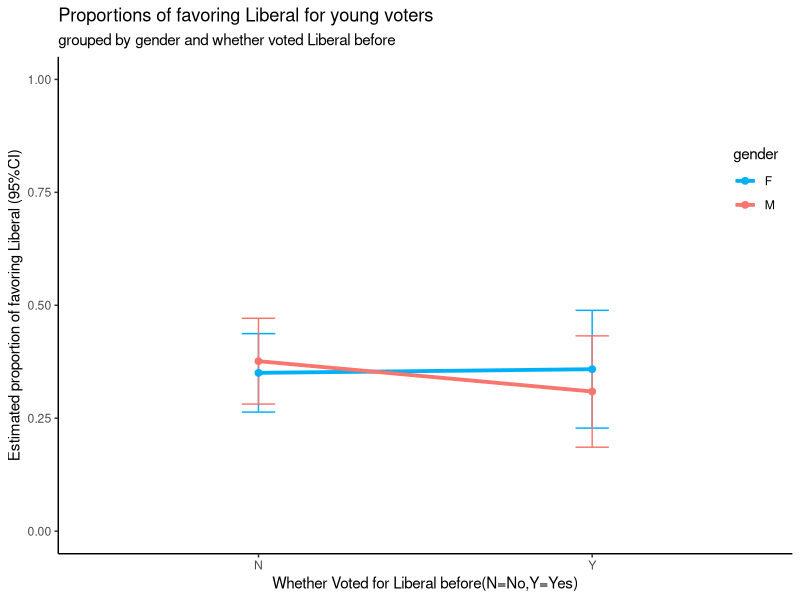
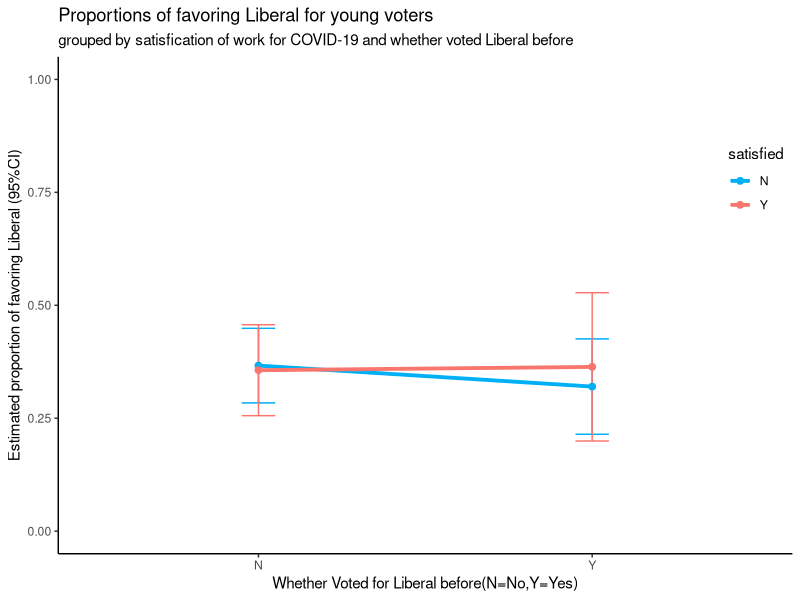

R code for these plots, in order:
## ---- chunk 1
knitr::opts_chunk$set(echo = FALSE, warning = FALSE, message = FALSE)
## ---- chunk 2
#simulation codes
set.seed(0)
#population size
N <-  500000
#simulate for population features
gender <- sample(c("F","M","NULL"), N, replace = TRUE, prob = c(0.5,0.45,0.05))
age <- round(rnorm(N, mean = 20, sd = 8))
satisfy <- sample(1:5, N, replace = TRUE, prob = c(0.15,0.25,0.3,0.25,0.15))
voted <- sample(c("Y","N","NULL"), N, replace = TRUE, prob = c(0.3,0.65,0.05))
#the choice of party, the same order as the question in the survey
choice <- sample(c("L","C","N","G","P","B","O"), N, replace = TRUE,
                  prob = c(0.35,0.28,0.18,0.08,0.06,0.04,0.01))
likely <- sample(1:5, N, replace = TRUE, prob = c(0.15,0.25,0.3,0.25,0.15))
#population simulated data
pop <- data.frame(gender,age,satisfy,voted,choice,likely)

#SRSWOR
id <- 1:N
n <- 1000 #sample size
#SRSWOR sampling
ids <- sample(1:N,n,replace = FALSE)
#the simulated survey SRSWOR sample
samp <- pop[ids, ]
## ---- chunk 3
#the cleaning of data
library(dplyr)
#extract samples of young voters 18-25 and has gender, voted answers
#also convert satisfication score to a binary outcome No or Yes, No = <= 3, Yes = >=4
data <- samp %>% mutate(satisfied = ifelse(satisfy < 4, "N", "Y")) %>%
         filter(18 <= age & age <= 25 & gender != "NULL" & voted != "NULL") 
## ---- chunk 4
#graphs
library(ggplot2)
#compute estimated proportions of favoring Liberal with sd grouped by gender and voted
dt <- data %>% group_by(gender, voted) %>% summarise(m = mean(choice == "L",na.rm=TRUE),
                                                      s = sd(choice =="L",na.rm=TRUE)/sqrt(n()))
#plot it using error bar plot
p = ggplot(dt, aes(x=voted, y=m, colour=gender,group=gender)) + 
  geom_errorbar(aes(ymin=m-1.96*s, ymax=m+1.96*s), width=0.1) +
  geom_line(size = 1.3) +
  geom_point(size = 2) +
  theme_classic() + xlab("Whether Voted for Liberal before(N=No,Y=Yes)") + ylab("Estimated proportion of favoring Liberal (95%CI)") + 
  theme(legend.position=c(0.95,0.75)) + 
  scale_color_manual(values =c("#00b0f6","#f8766d")) + ylim(0,1) + 
  ggtitle("Proportions of favoring Liberal for young voters",
          subtitle = "grouped by gender and whether voted Liberal before")
p
## ---- chunk 5
#rename
colnames(dt)[3:4] <- c("mean","SD")
#make the table
knitr::kable(dt,caption = "Estimated proportion of favoring Liberal (95%CI) grouped by gender and whether voted for Liberal before")
## ---- chunk 6
#compute estimated proportions of favoring Liberal with sd grouped by satisfied and voted
dt2 <- data %>% group_by(satisfied , voted) %>% summarise(m = mean(choice == "L",
                                                                   na.rm=TRUE),
                                                      s = sqrt(m*(1-m)/n()) )
#plot it
p = ggplot(dt2, aes(x=voted, y=m, colour=satisfied ,group=satisfied )) + 
  geom_errorbar(aes(ymin=m-1.96*s, ymax=m+1.96*s), width=0.1) +
  geom_line(size = 1.3) +
  geom_point(size = 2) +
  theme_classic() + xlab("Whether Voted for Liberal before(N=No,Y=Yes)") + ylab("Estimated proportion of favoring Liberal (95%CI)") + 
  theme(legend.position=c(0.95,0.75)) + 
  scale_color_manual(values =c("#00b0f6","#f8766d")) + ylim(0,1)+ 
  ggtitle("Proportions of favoring Liberal for young voters",
subtitle = "grouped by satisfication of work for COVID-19 and whether voted Liberal before")
p
## ---- chunk 7
#rename and make the table
colnames(dt2)[3:4] <- c("mean","SD")
knitr::kable(dt2,caption = "Estimated proportion of favoring Liberal (95%CI) grouped by satisfication and whether voted for Liberal before")
